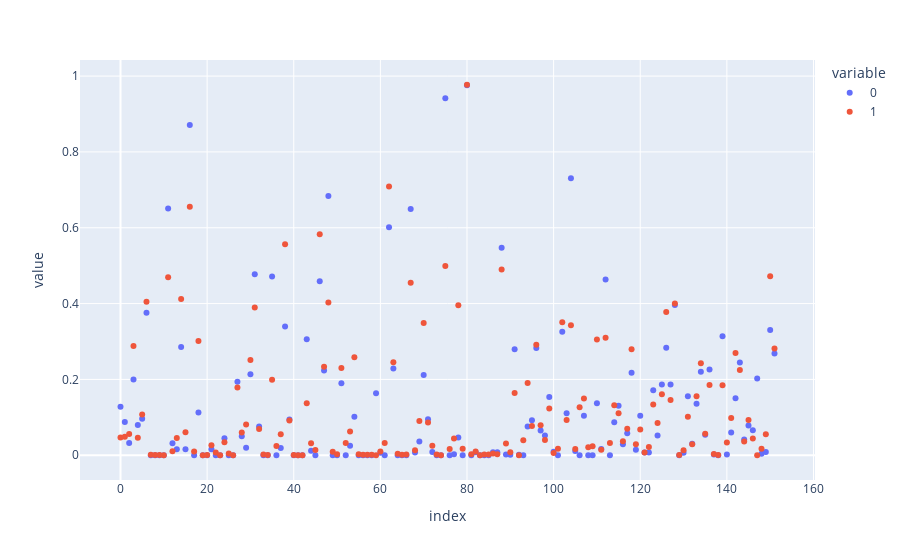

Source (notebook cell):
### Code cell
px.scatter(inferred_and_truth.values)

### Figure 1 — Plotly figure (JSON) as saved in the notebook; plotly's stock layout.template omitted (floating-point values rounded to 4 significant figures; data arrays with more than 128 entries replaced by an {"elided": "..."} marker saying what was removed)
{"data": [{"hovertemplate": "variable=0<br>index=%{x}<br>value=%{y}<extra></extra>", "legendgroup": "0", "marker": {"color": "#636efa", "symbol": "circle"}, "mode": "markers", "name": "0", "orientation": "v", "showlegend": true, "type": "scatter", "x": {"elided": "152 int values"}, "xaxis": "x", "y": {"elided": "152 float values"}, "yaxis": "y"}, {"hovertemplate": "variable=1<br>index=%{x}<br>value=%{y}<extra></extra>", "legendgroup": "1", "marker": {"color": "#EF553B", "symbol": "circle"}, "mode": "markers", "name": "1", "orientation": "v", "showlegend": true, "type": "scatter", "x": {"elided": "152 int values"}, "xaxis": "x", "y": {"elided": "152 float values"}, "yaxis": "y"}], "layout": {"autosize": true, "legend": {"title": {"text": "variable"}, "tracegroupgap": 0}, "margin": {"t": 60}, "xaxis": {"anchor": "y", "autorange": true, "domain": [0, 1], "range": [-9.251, 160.3], "title": {"text": "index"}, "type": "linear"}, "yaxis": {"anchor": "x", "autorange": true, "domain": [0, 1], "range": [-0.06715, 1.044], "title": {"text": "value"}, "type": "linear"}}}
